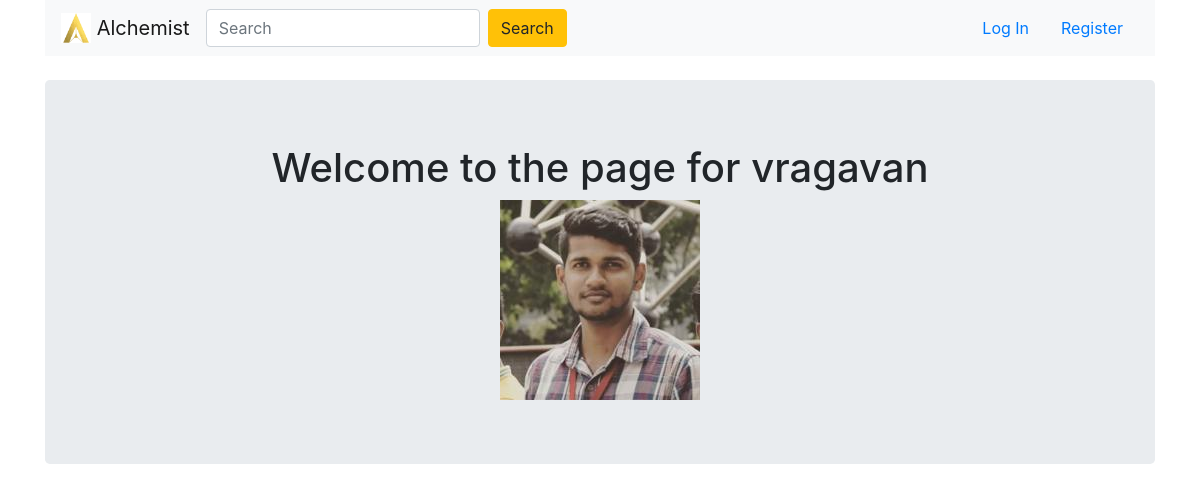
/vragavan, run on an earlier commit of the app's database.
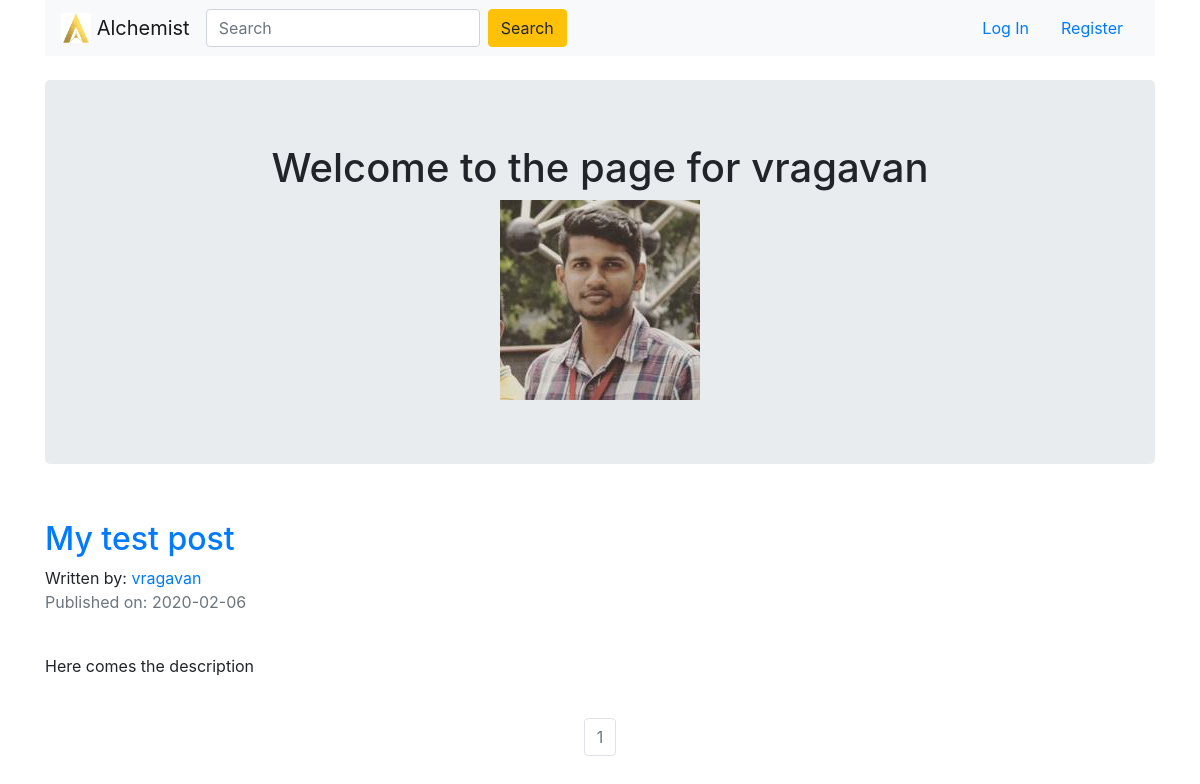
And on a later commit of the database.
### alchemist/models.py (models this page shows, shortened)
class User(db.Model, UserMixin):
    __tablename__ = 'users'
    id = db.Column(db.Integer, primary_key = True)
    profile_image = db.Column(db.String(20), nullable=False, default='default_profile.png')
    email = db.Column(db.String(64), unique=True, index=True)
    username = db.Column(db.String(64), unique=True, index=True)
    password_hash = db.Column(db.String(128))
    posts = db.relationship('BlogPost', backref='author', lazy=True)

class BlogPost(db.Model):
    users = db.relationship(User)
    id = db.Column(db.Integer, primary_key=True)
    user_id = db.Column(db.Integer, db.ForeignKey('users.id'), nullable=False)
    date = db.Column(db.DateTime, nullable=False, default=datetime.utcnow)
    title = db.Column(db.String(140), nullable=False)
    text = db.Column(db.Text, nullable=False)

### alchemist/users/views.py (the view)
@users.route("/<username>")
def user_posts(username):
    page = request.args.get('page', 1, type=int)
    user = User.query.filter_by(username=username).first_or_404()
    blog_posts = BlogPost.query.filter_by(author=user).order_by(BlogPost.date.desc()).paginate(page=page, per_page=5)
    return render_template('user_blog_posts.html', blog_posts=blog_posts, user=user)

### alchemist/templates/user_blog_posts.html (shortened to what this page needs)
{% extends "base.html" %}
{% block content %}
<div class="container">
  <div class="jumbotron">
    <div align='center'>
      <h1 >Welcome to the page for {{user.username}}</h1>
      <img align='center' src="{{ url_for('static', filename='profile_pics/' + user.profile_image) }}">
    </div>
  </div>
{% for post in blog_posts.items %}
          <h2><a href="{{ url_for('blog_posts.blog_post', blog_post_id=post.id) }}">{{ post.title }}</a></h2>
          Written by: <a href="{{ url_for('users.user_posts', username=post.author.username) }}">{{ post.author.username }}</a>
          <p class="text-muted">Published on: {{ post.date.strftime('%Y-%m-%d') }}</p>
          <br>
            <p>{{post.text}}</p>
          <br>
{% endfor %}
</div>
<nav aria-label="Page navigation example">
  <ul class="pagination justify-content-center">
    {% for page_num in blog_posts.iter_pages(left_edge=1, right_edge=1, left_current=1, right_current=2) %}
            {% if blog_posts.page == page_num %}
              <li class="page-item disabled">
                <a class="page-link" href="{{ url_for('users.user_posts', username=user.username, page=page_num) }}">{{ page_num }}</a></li>
            {% else %}
              <li class="page-item"><a class="page-link" href="{{ url_for('users.user_posts', username=user.username, page=page_num) }}">{{ page_num }}</a></li>
            {% endif %}
    {% endfor %}
</nav>
{% endblock content %}

### alchemist/templates/base.html (shortened to what this page needs)
<!DOCTYPE html>
<html>
  <head>
    <link rel="stylesheet" href="https://maxcdn.bootstrapcdn.com/bootstrap/4.0.0/css/bootstrap.min.css">
  </head>
  <body>
    <div class="container">
    <nav class="navbar navbar-light bg-light  navbar-expand-lg  sticky-top  ">
      <a class="navbar-brand" href="{{url_for("core.index")}}">
        <img src="../static/logo.png" width="auto" height="30" class="d-inline-block align-top" alt="">
      Alchemist
      </a>
      <div class="collapse navbar-collapse" id="navbarText">
        <ul class="navbar-nav mr-auto">
          <li class="nav-item">
            <span class="align-middle">
              <form class="form-inline my-2 my-lg-0">
                <input class="form-control mr-sm-2" type="search" placeholder="Search" aria-label="Search">
                <button class="btn btn-warning my-2 my-sm-0" type="submit">Search</button>
              </form>
            </span>
          </li>
        </ul>
        {% if current_user.is_authenticated %}
        <div class="nav-text">
          <ul class="navbar-nav mr-auto">
            <li class="nav-item dropdown">
              <a class="nav-link dropdown-toggle" href="#" id="navbarDropdownMenuLink" role="button" data-toggle="dropdown" aria-haspopup="true" aria-expanded="false">
                <img src="{{ url_for('static', filename='profile_pics/' + current_user.profile_image) }}" width="40" height="40" class="rounded-circle">
              </a>
              <div class="dropdown-menu" aria-labelledby="navbarDropdownMenuLink">
                <a class="dropdown-item" href="{{ url_for('users.account') }}">Profile</a>
                <a class="dropdown-item" href="{{ url_for('core.info') }}">About Us</a>
                <a class="dropdown-item" href="{{ url_for('users.logout') }}">Log Out</a>
              </div>
            </li>
          </ul>
        </div>
        {% else %}
        <li class="nav-link"><a href="{{ url_for('users.login') }}">Log In</a></li>
        <li class="nav-link"><a href="{{ url_for('users.register') }}">Register</a></li>
        {% endif %}
      </div>
    </nav>
  </div>
  {% block content %}
  {% endblock %}
  </body>
</html>

What changed in the data, as far as the page shows it:
added BlogPost: title "My test post", author.username "vragavan", date "2020-02-06", text "Here comes the description"
Also different on the page:
new list line: "1"
